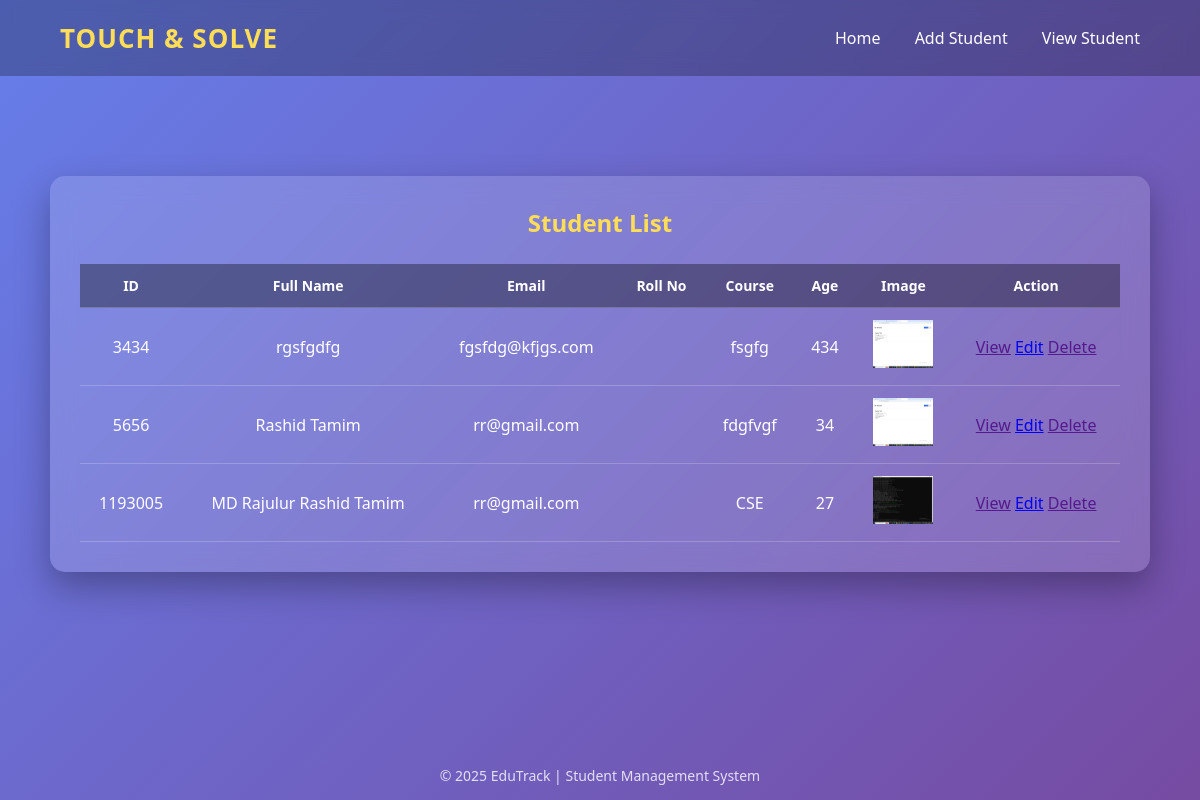
Screenshot of /view_student/ with the database file from the repository.
### core/models.py (models this page shows, shortened)
class Student(models.Model):
    student_id = models.IntegerField(null=True)
    name = models.CharField(max_length=100,null=True)
    email = models.EmailField(null=True)
    roll_number = models.IntegerField(null=True)
    course = models.CharField(max_length=100,null=True)
    age = models.IntegerField(null=True)
    image = models.ImageField(upload_to='core/', null=True, blank=True)
    created_at = models.DateTimeField(auto_now_add=True)

### core/views.py (the view)
# urls.py: path('view_student/',views.view_student,name='tamim1'),
def view_student(request):
    data = Student.objects.all()
    context = {
        "students": data
    }
    return render(request, 'student/view_student.html', context)

### core/templates/student/view_student.html (shortened to what this page needs)
{% extends 'base.html' %}
{% block content%}
  <section class="view-container">
        <div class="view-card">
            <h2>Student List</h2>
            <table class="student-table">
                <thead>
                    <tr>
                        <th>ID</th>
                        <th>Full Name</th>
                        <th>Email</th>
                        <th>Roll No</th>
                        <th>Course</th>
                        <th>Age</th>
                        <th>Image</th>
                        <th>Action</th>
                    </tr>
                </thead>
               <tbody>
               {% for student in students %}
               <tr>
                <td>{{ student.student_id}}</td>
                <td>{{ student.name}}</td>
                <td>{{ student.email}}</td>
                <td>{{ student.rollNumber}}</td>
                <td>{{ student.course}}</td>
                <td>{{ student.age}}</td>
                <td>
                    <img src="{{ student.image.url }}" width="60">
                </td>
                <td>
                    <a href="" class="view">View</a>
                    <a href="{% url 'tamim2' student.id %}" class="edit">Edit</a>
                    <a href="" class="delete">Delete</a>
                </td>
               </tr>
               {% endfor %}
            </tbody>
            </table>
        </div>
    </section>
{% endblock content%}

### core/templates/base.html (shortened to what this page needs)
<!DOCTYPE html>
{% load static %}
<html lang="en">
<head>
    <link rel="stylesheet" href="{% static 'core/css/style.css' %}">
</head>
<body>
   {% include 'includes/header.html' %}
    {% block content %}
    {% endblock content %}
    {% include 'includes/footer.html' %}
</body>
</html>

### core/templates/includes/header.html
<header class="navbar">
        <div class="logo">
            <span>TOUCH & SOLVE</span>
        </div>
        <nav class="nav-links">
            <a href="#">Home</a>
            <a href="{% url 'tamim' %}">Add Student</a>
            <a href="{% url 'tamim1' %}">View Student</a>
        </nav>
    </header>

### core/templates/includes/footer.html
  <footer>
        <p>© 2025 EduTrack | Student Management System</p>
    </footer>

### core/static/core/css/style.css (style rules this page uses)
* { margin: 0; padding: 0; box-sizing: border-box; font-family: 'Segoe UI', Tahoma, sans-serif; }
body { background: linear-gradient(135deg, #667eea, #764ba2); min-height: 100vh; color: #ffffff; }
.navbar { display: flex; justify-content: space-between; align-items: center; padding: 20px 60px; background: rgba(0, 0, 0, 0.25); backdrop-filter: blur(10px); }
.logo span { font-size: 26px; font-weight: bold; letter-spacing: 1px; color: #ffdd57; }
.nav-links a { margin-left: 30px; text-decoration: none; color: #ffffff; font-size: 16px; position: relative; transition: color 0.3s; }
.nav-links a::after { content: ''; position: absolute; width: 0; height: 2px; background: #ffdd57; left: 0; bottom: -6px; transition: width 0.3s; }
footer { position: absolute; bottom: 15px; width: 100%; text-align: center; font-size: 14px; opacity: 0.8; }
.view-container { display: flex; justify-content: center; margin-top: 80px; padding: 20px; }
.view-card { width: 100%; max-width: 1100px; background: rgba(255, 255, 255, 0.15); backdrop-filter: blur(12px); padding: 30px; border-radius: 15px; box-shadow: 0 15px 35px rgba(0, 0, 0, 0.3); }
.view-card h2 { text-align: center; margin-bottom: 25px; color: #ffdd57; }
.student-table { width: 100%; border-collapse: collapse; color: #ffffff; }
.student-table thead { background: rgba(0, 0, 0, 0.35); }
.student-table th, .student-table td { padding: 12px; text-align: center; }
.student-table th { font-weight: bold; font-size: 14px; }
.student-table tr { border-bottom: 1px solid rgba(255, 255, 255, 0.2); }

### rows the page displays
Student: student_id "3434", name "rgsfgdfg", email "fgsfdg@kfjgs.com", course "fsgfg", age "434", image (picture)
Student: student_id "5656", name "Rashid Tamim", email "rr@gmail.com", course "fdgfvgf", age "34", image (picture)
Student: student_id "1193005", name "MD Rajulur Rashid Tamim", email "rr@gmail.com", course "CSE", age "27", image (picture)
